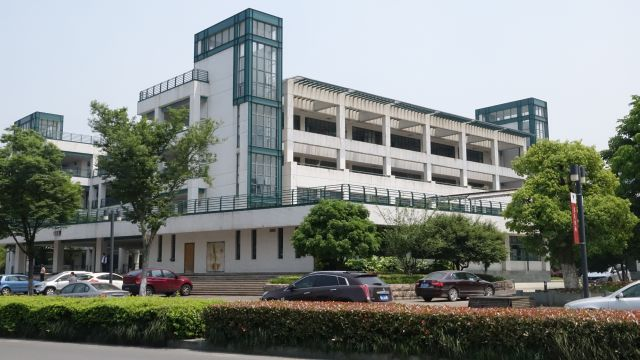
#> input picture panorama-data1/DSC01538.JPG, 640 x 360 px
$ python -i stitich_functions.py   (imports and definitions only)
#> lines starting #> are read from the running program, lines starting #| are printed output that depends on the picture
# import the necessary packages
import numpy as np
import imutils
import cv2
class Stitcher:
    def __init__(self):
        # determine if we are using OpenCV v3.X
        self.isv3 = imutils.is_cv3()
    def stitch(self, images, ratio=0.75, reprojThresh=4.0,
        showMatches=False):
        # unpack the images, then detect keypoints and extract
        # local invariant descriptors from them
        (imageB, imageA) = images
        (kpsA, featuresA) = self.detectAndDescribe(imageA)
        (kpsB, featuresB) = self.detectAndDescribe(imageB)

        # steven debug:
        print('\nkpsA\n',kpsA)
        print('\nkpsB\n',kpsB)
        print('\nfeaturesA.shape\n',featuresA.shape)
        print('\nfeaturesB.shape\n',featuresB.shape)

        # match features between the two images
        M = self.matchKeypoints(kpsA, kpsB,
            featuresA, featuresB, ratio, reprojThresh)
        # if the match is None, then there aren't enough matched
        # keypoints to create a panorama
        if M is None:
            return None
        # otherwise, apply a perspective warp to stitch the images
        # together
        (matches, H, status) = M
        result = cv2.warpPerspective(imageA, H,
            (imageA.shape[1] + imageB.shape[1], imageA.shape[0]))

        #steven debug
        cv2.imshow("Result_1", result)
        result[0:imageB.shape[0], 0:imageB.shape[1]] = imageB
        # check to see if the keypoint matches should be visualized
        if showMatches:
            vis = self.drawMatches(imageA, imageB, kpsA, kpsB, matches,
                status)
            # return a tuple of the stitched image and the
            # visualization
            return (result, vis)
        # return the stitched image
        return result

    # [74 lines left out: functions detectAndDescribe, matchKeypoints, drawMatches, not called in this run]

>>> import cv2
>>> picture = cv2.imread('../panorama-data1/DSC01538.JPG', cv2.IMREAD_GRAYSCALE)
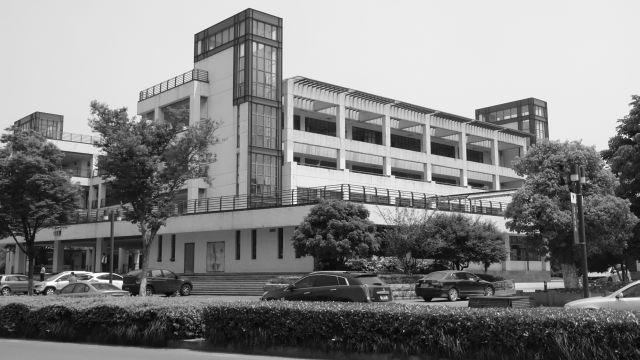
#> picture: shape (360, 640); min 0, max 255, mean 130.4
>>> result = Stitcher().stitch(picture)
#> (the run stopped early here; a loop or call above may not have finished)

$ run again, on panorama-data1/DSC01539.JPG
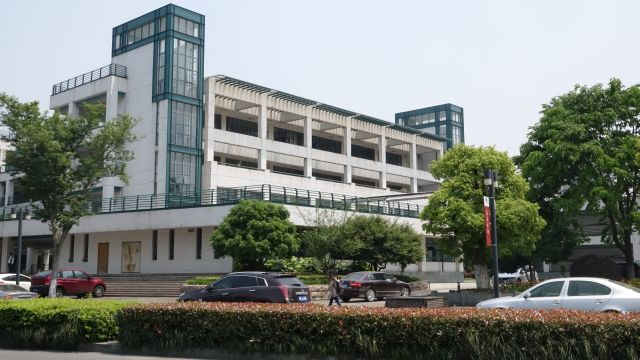
#> input picture panorama-data1/DSC01539.JPG, 640 x 360 px
#> `picture = cv2.imread('../panorama-data1/DSC01538.JPG', cv2.IMREAD_GRAY..`:
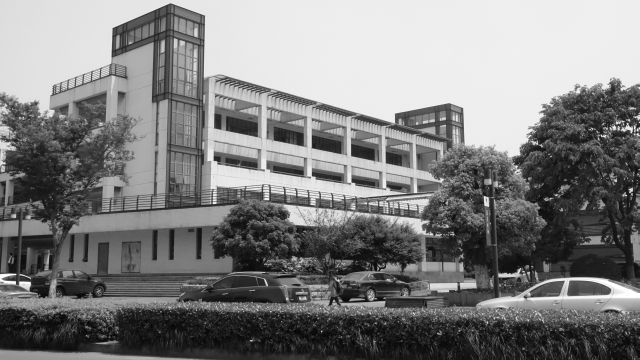
#> picture: shape (360, 640); min 0, max 255, mean 127.3

$ run again, on panorama-data1/DSC01540.JPG
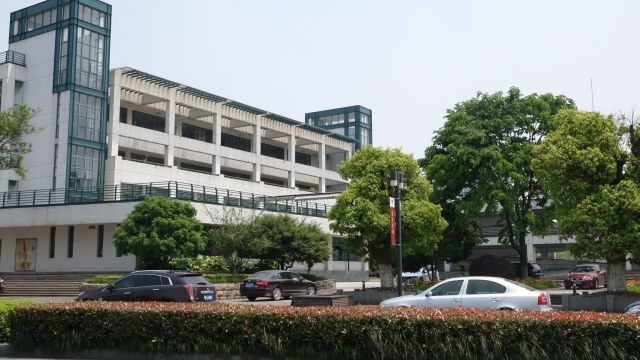
#> input picture panorama-data1/DSC01540.JPG, 640 x 360 px
#> `picture = cv2.imread('../panorama-data1/DSC01538.JPG', cv2.IMREAD_GRAY..`:
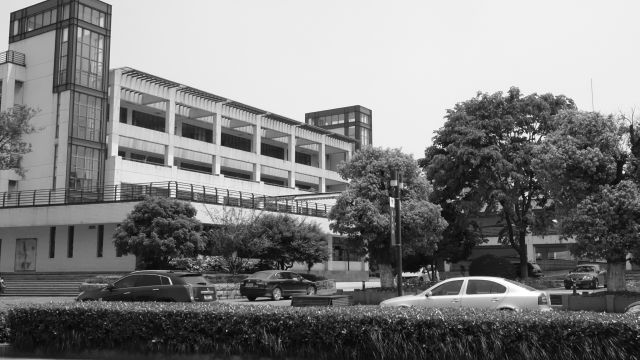
#> picture: shape (360, 640); min 0, max 255, mean 125.3

$ run again, on panorama-data1/DSC01541.JPG
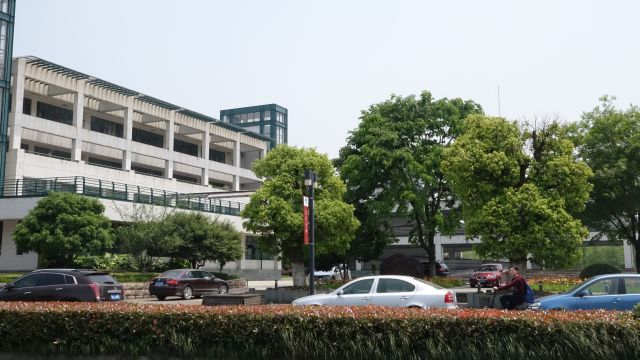
#> input picture panorama-data1/DSC01541.JPG, 640 x 360 px
#> `picture = cv2.imread('../panorama-data1/DSC01538.JPG', cv2.IMREAD_GRAY..`:
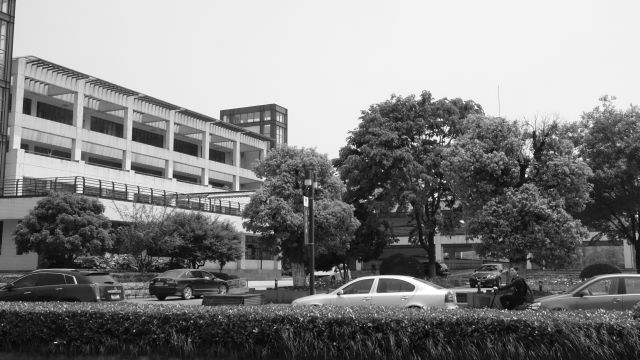
#> picture: shape (360, 640); min 0, max 255, mean 129.6
